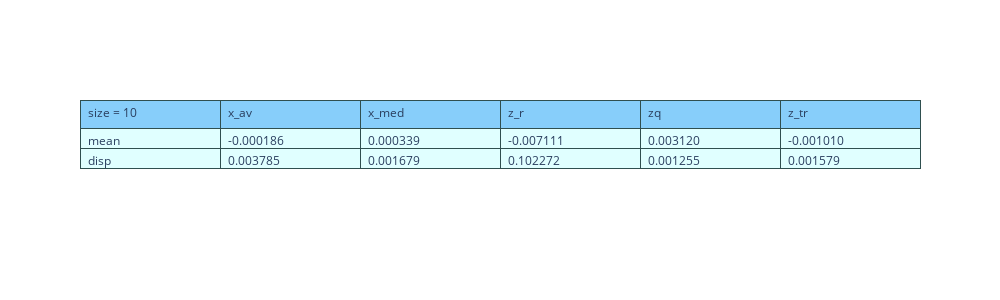
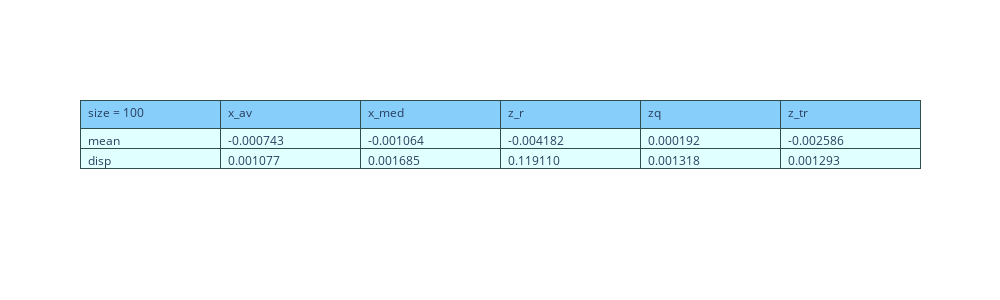
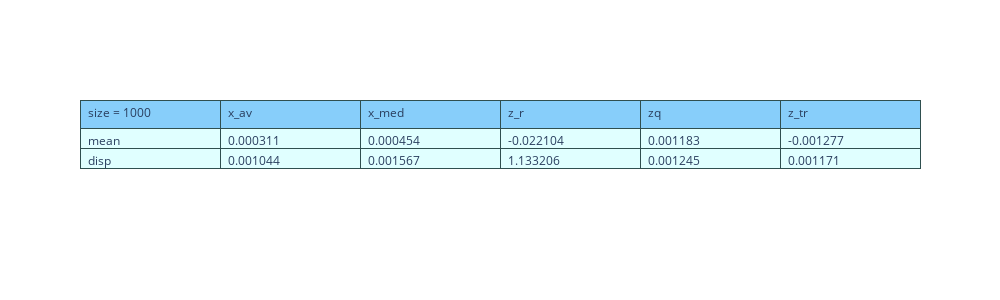

Notebook code for these charts, in order:
### Code cell
# Распределение Коши
Draw(st.cauchy,10)
Draw(st.cauchy,100)
Draw(st.cauchy,1000)

### Figure 1 — Plotly figure (JSON) as saved in the notebook; plotly's stock layout.template omitted (floating-point values rounded to 4 significant figures)
{"data": [{"cells": {"align": "left", "fill": {"color": "lightcyan"}, "format": ["", ".6f"], "line": {"color": "darkslategray"}, "values": [["mean", "disp"], [-0.000186, 0.003785], [0.000339, 0.001679], [-0.007111, 0.1023], [0.00312, 0.001255], [-0.00101, 0.001579]]}, "header": {"align": "left", "fill": {"color": "lightskyblue"}, "line": {"color": "darkslategray"}, "values": ["size = 10", "x_av", "x_med", "z_r", "zq", "z_tr"]}, "type": "table"}], "layout": {"height": 300, "width": 1000}}

### Figure 2 — Plotly figure (JSON) as saved in the notebook; plotly's stock layout.template omitted (floating-point values rounded to 4 significant figures)
{"data": [{"cells": {"align": "left", "fill": {"color": "lightcyan"}, "format": ["", ".6f"], "line": {"color": "darkslategray"}, "values": [["mean", "disp"], [-0.0007428, 0.001077], [-0.001064, 0.001685], [-0.004182, 0.1191], [0.0001921, 0.001318], [-0.002586, 0.001293]]}, "header": {"align": "left", "fill": {"color": "lightskyblue"}, "line": {"color": "darkslategray"}, "values": ["size = 100", "x_av", "x_med", "z_r", "zq", "z_tr"]}, "type": "table"}], "layout": {"height": 300, "width": 1000}}

### Figure 3 — Plotly figure (JSON) as saved in the notebook; plotly's stock layout.template omitted (floating-point values rounded to 4 significant figures)
{"data": [{"cells": {"align": "left", "fill": {"color": "lightcyan"}, "format": ["", ".6f"], "line": {"color": "darkslategray"}, "values": [["mean", "disp"], [0.0003107, 0.001044], [0.0004542, 0.001567], [-0.0221, 1.133], [0.001183, 0.001245], [-0.001277, 0.001171]]}, "header": {"align": "left", "fill": {"color": "lightskyblue"}, "line": {"color": "darkslategray"}, "values": ["size = 1000", "x_av", "x_med", "z_r", "zq", "z_tr"]}, "type": "table"}], "layout": {"height": 300, "width": 1000}}
